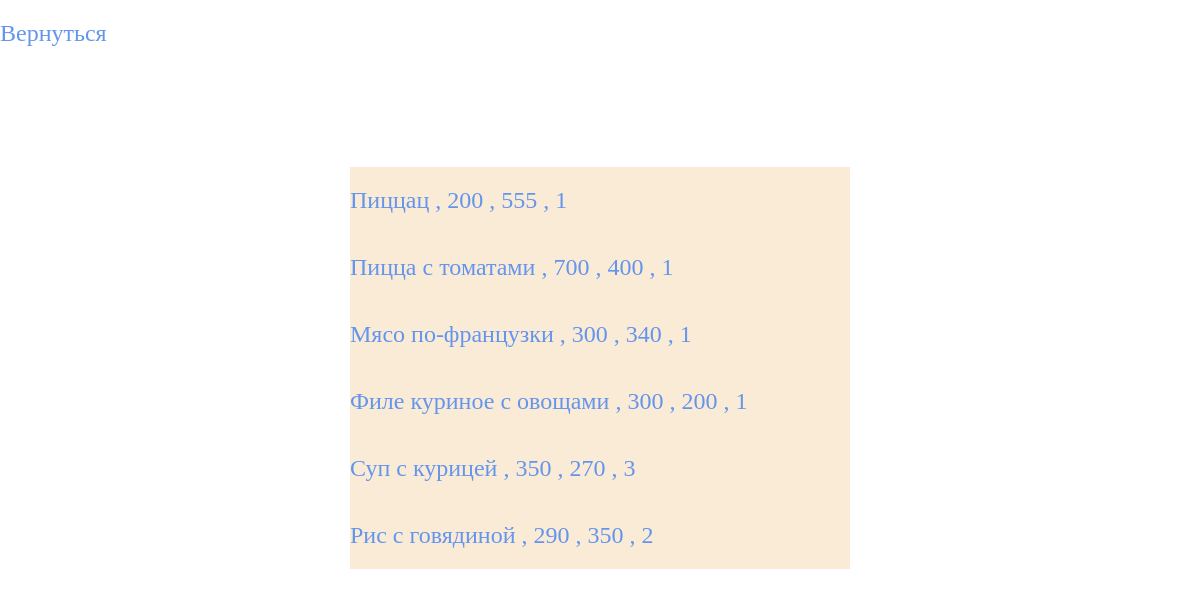
Page /admin/read_meal.php on the committed database.
### tables this page shows
CREATE TABLE IF NOT EXISTS `eat` (
  `id` int(10) NOT NULL AUTO_INCREMENT,
  `food` varchar(50) NOT NULL,
  `weight` varchar(50) NOT NULL,
  `price` varchar(50) NOT NULL,
  `time_id` varchar(7) NOT NULL,
  PRIMARY KEY (`id`),
  KEY `time_id` (`time_id`)
);

### admin/read_meal.php (the view, shortened to what this page needs)
<?php
    include ("../base/db.php");
    if (isset($_GET['id'])); {$id=($_GET['id']);}
?>
<!doctype html>
<html>
<head>
    <link rel="stylesheet" href="../css/style.css">
</head>
<body>
    <a href="index.php">Вернуться</a>
    <?if (isset($id)):?>
            <?=$id?>
            <?$all_menu = mysqli_query($db , "SELECT * FROM eat WHERE id='$id'");
            $menu = mysqli_fetch_array($all_menu);
            $time_id = $menu['$time_id'];
            ?>
    <form action="edit_meal.php" method="POST" name="edit_meal">
        <label for="food">Название</label>
        <input type="text" name="food" placeholder="Название блюда" id="food" value=<?=$menu['food']?>>
        <label for="weight">Вес</label>
        <input type="text" id="weight" name="weight" placeholder="Вес" value=<?=$menu['weight']?>>
        <label for="price">Цена</label>
        <input type="text" id="price" name="price" placeholder="Цена" value=<?=$menu['price']?>>
        <input type="hidden" id="food" name="id" value=<?=$id?>>
        <button type="submit">Сохранить</button>
    </form>
    <?else:?>
    <div class="container all_meal">
    <?php
        $all_menu = mysqli_query( $db , "SELECT * FROM eat");
        $menu = mysqli_fetch_array($all_menu);
        do {
            printf ( "<p><a href='read_meal.php?id=%s'> %s , %s , %s , %s</a></p>" , $menu['id'], $menu['food'], $menu['weight'], $menu['price'], $menu['time_id']);
        }
        while ($menu = mysqli_fetch_array($all_menu));
    ?>
    </div>
    <?endif?>
</body>
</html>

### css/style.css (style rules this page uses)
* { margin:0; padding:0; }
body { font-family:Calibri ; }
.container { width:768px; margin:0 auto; }
a { display: inline-block; margin: 20px 0; text-decoration: none; color:cornflowerblue; font-size:24px; }
.all_meal { width:500px; margin: 0 auto; background-color: antiquewhite; margin-top:100px; }

### rows in the picture
eat: food "Пиццац", weight "200", price "555", time "1"
eat: food "Пицца с томатами", weight "700", price "400", time "1"
eat: food "Мясо по-французки", weight "300", price "340", time "1"
eat: food "Филе куриное с овощами", weight "300", price "200", time "1"
eat: food "Суп с курицей", weight "350", price "270", time "3"
eat: food "Рис с говядиной", weight "290", price "350", time "2"
